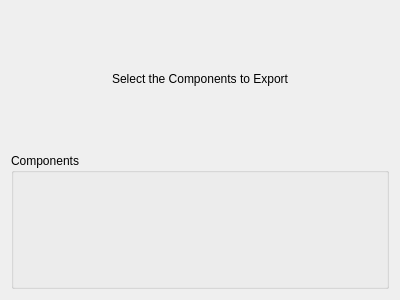
<?xml version="1.0" encoding="UTF-8"?>
<ui version="4.0">
 <class>ExportSchemeDialog</class>
 <widget class="QWidget" name="ExportSchemeDialog">
  <property name="geometry">
   <rect>
    <x>0</x>
    <y>0</y>
    <width>400</width>
    <height>300</height>
   </rect>
  </property>
  <layout class="QVBoxLayout" name="verticalLayout">
   <item>
    <widget class="QLabel" name="components_label">
     <property name="text">
      <string>Select the Components to Export</string>
     </property>
     <property name="alignment">
      <set>Qt::AlignCenter</set>
     </property>
    </widget>
   </item>
   <item>
    <widget class="QGroupBox" name="components">
     <property name="title">
      <string>Components</string>
     </property>
    </widget>
   </item>
  </layout>
 </widget>
 <connections/>
</ui>
